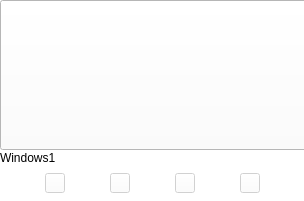
<?xml version="1.0" encoding="UTF-8"?>
<ui version="4.0">
 <class>VMEle</class>
 <widget class="QWidget" name="VMEle">
  <property name="geometry">
   <rect>
    <x>0</x>
    <y>0</y>
    <width>304</width>
    <height>201</height>
   </rect>
  </property>
  <property name="minimumSize">
   <size>
    <width>304</width>
    <height>195</height>
   </size>
  </property>
  <property name="maximumSize">
   <size>
    <width>308</width>
    <height>201</height>
   </size>
  </property>
  <property name="windowTitle">
   <string>Form</string>
  </property>
  <property name="styleSheet">
   <string notr="true">background-color: rgb(255, 255, 255);</string>
  </property>
  <layout class="QVBoxLayout" name="verticalLayout_2">
   <property name="spacing">
    <number>0</number>
   </property>
   <property name="leftMargin">
    <number>0</number>
   </property>
   <property name="topMargin">
    <number>0</number>
   </property>
   <property name="rightMargin">
    <number>0</number>
   </property>
   <property name="bottomMargin">
    <number>0</number>
   </property>
   <item>
    <layout class="QVBoxLayout" name="verticalLayout">
     <property name="spacing">
      <number>0</number>
     </property>
     <item>
      <widget class="QPushButton" name="connectPushButton">
       <property name="minimumSize">
        <size>
         <width>308</width>
         <height>150</height>
        </size>
       </property>
       <property name="maximumSize">
        <size>
         <width>308</width>
         <height>150</height>
        </size>
       </property>
       <property name="styleSheet">
        <string notr="true">border-image: url(:/image/image/win7-light.png);</string>
       </property>
       <property name="text">
        <string/>
       </property>
      </widget>
     </item>
     <item>
      <widget class="QLabel" name="vmNameLabel">
       <property name="minimumSize">
        <size>
         <width>308</width>
         <height>15</height>
        </size>
       </property>
       <property name="maximumSize">
        <size>
         <width>308</width>
         <height>15</height>
        </size>
       </property>
       <property name="styleSheet">
        <string notr="true">QLabel {
qproperty-alignment: AlignCenter;
}</string>
       </property>
       <property name="text">
        <string>Windows1</string>
       </property>
      </widget>
     </item>
     <item>
      <layout class="QHBoxLayout" name="horizontalLayout">
       <property name="spacing">
        <number>0</number>
       </property>
       <item>
        <widget class="QWidget" name="widget" native="true">
         <property name="minimumSize">
          <size>
           <width>308</width>
           <height>0</height>
          </size>
         </property>
         <property name="maximumSize">
          <size>
           <width>308</width>
           <height>16777215</height>
          </size>
         </property>
         <property name="styleSheet">
          <string notr="true">background-color: rgb(255, 255, 255);</string>
         </property>
         <layout class="QHBoxLayout" name="horizontalLayout_2">
          <property name="spacing">
           <number>0</number>
          </property>
          <property name="leftMargin">
           <number>0</number>
          </property>
          <property name="topMargin">
           <number>0</number>
          </property>
          <property name="rightMargin">
           <number>0</number>
          </property>
          <property name="bottomMargin">
           <number>0</number>
          </property>
          <item>
           <widget class="QPushButton" name="connectsPushButton">
            <property name="enabled">
             <bool>false</bool>
            </property>
            <property name="minimumSize">
             <size>
              <width>20</width>
              <height>20</height>
             </size>
            </property>
            <property name="maximumSize">
             <size>
              <width>20</width>
              <height>20</height>
             </size>
            </property>
            <property name="toolTip">
             <string>连接</string>
            </property>
            <property name="styleSheet">
             <string notr="true">QPushButton{border-image: url(:/image/image/connect-light.png)}
</string>
            </property>
            <property name="text">
             <string/>
            </property>
           </widget>
          </item>
          <item>
           <widget class="QPushButton" name="startPushButton">
            <property name="enabled">
             <bool>false</bool>
            </property>
            <property name="minimumSize">
             <size>
              <width>20</width>
              <height>20</height>
             </size>
            </property>
            <property name="maximumSize">
             <size>
              <width>20</width>
              <height>20</height>
             </size>
            </property>
            <property name="toolTip">
             <string>开机</string>
            </property>
            <property name="styleSheet">
             <string notr="true">QPushButton {border-image: url(:/image/image/start-light.png);}</string>
            </property>
            <property name="text">
             <string/>
            </property>
           </widget>
          </item>
          <item>
           <widget class="QPushButton" name="restartPushButton">
            <property name="enabled">
             <bool>false</bool>
            </property>
            <property name="minimumSize">
             <size>
              <width>20</width>
              <height>20</height>
             </size>
            </property>
            <property name="maximumSize">
             <size>
              <width>20</width>
              <height>20</height>
             </size>
            </property>
            <property name="styleSheet">
             <string notr="true">QPushButton {border-image: url(:/image/image/restart-light.png);}</string>
            </property>
            <property name="text">
             <string/>
            </property>
           </widget>
          </item>
          <item>
           <widget class="QPushButton" name="shutdownPushButton">
            <property name="enabled">
             <bool>false</bool>
            </property>
            <property name="minimumSize">
             <size>
              <width>20</width>
              <height>20</height>
             </size>
            </property>
            <property name="maximumSize">
             <size>
              <width>20</width>
              <height>20</height>
             </size>
            </property>
            <property name="toolTip">
             <string>关机</string>
            </property>
            <property name="styleSheet">
             <string notr="true">QPushButton {border-image: url(:/image/image/shutdown-light.png);}</string>
            </property>
            <property name="text">
             <string/>
            </property>
           </widget>
          </item>
         </layout>
        </widget>
       </item>
      </layout>
     </item>
    </layout>
   </item>
  </layout>
 </widget>
 <resources/>
 <connections/>
</ui>
